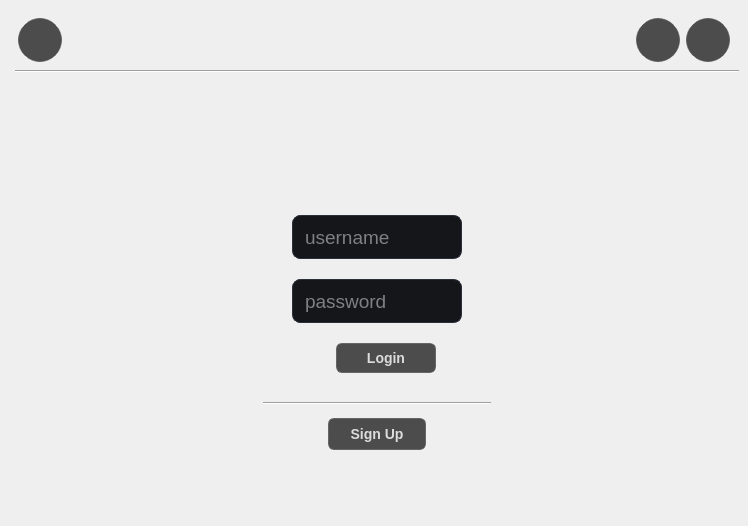
<?xml version="1.0" encoding="UTF-8"?>
<ui version="4.0">
 <class>MainWindow</class>
 <widget class="QMainWindow" name="MainWindow">
  <property name="geometry">
   <rect>
    <x>0</x>
    <y>0</y>
    <width>748</width>
    <height>526</height>
   </rect>
  </property>
  <property name="windowTitle">
   <string>MainWindow</string>
  </property>
  <property name="styleSheet">
   <string notr="true">QMainWindow {
    background: qlineargradient(
        spread:pad, x1:0, y1:0, x2:1, y2:1,
        stop:0   rgba(15, 15, 20, 255),
        stop:0.5 rgba(25, 25, 35, 255),
        stop:1   rgba(10, 10, 15, 255)
    );
	padding: 0px 0px;
	margin: 0px 0px;
}

</string>
  </property>
  <widget class="QWidget" name="centralwidget">
   <layout class="QFormLayout" name="formLayout">
    <item row="0" column="0" colspan="2">
     <widget class="InteractiveWidget" name="widget" native="true">
      <property name="minimumSize">
       <size>
        <width>0</width>
        <height>55</height>
       </size>
      </property>
      <property name="maximumSize">
       <size>
        <width>16777215</width>
        <height>55</height>
       </size>
      </property>
      <property name="styleSheet">
       <string notr="true">/* ------------------- 简约暗色圆角按钮（全局 QPushButton） ------------------- */
QPushButton {
    background-color: rgba(50, 50, 50, 220);  /* 深灰暗色底 */
    color: rgba(220, 220, 220, 255);         /* 灰白文字 */
    border: 1px solid rgba(80, 80, 80, 180); /* 暗色边框 */
    border-radius: 22px;                       /* 圆角 */
    padding: 6px 20px;                        /* 内边距 */
    font-weight: bold;
    font-size: 14px;
}

/* 鼠标悬停效果 */
QPushButton:hover {
    background-color: rgba(70, 70, 70, 230);
    border: 1px solid rgba(120, 120, 120, 200);
}

/* 鼠标按下效果 */
QPushButton:pressed {
    background-color: rgba(90, 90, 90, 240);
    border: 1px solid rgba(150, 150, 150, 220);
}

/* 禁用状态 */
QPushButton:disabled {
    background-color: rgba(40, 40, 40, 180);
    color: rgba(120, 120, 120, 150);
    border: 1px solid rgba(40, 40, 40, 120);
}
</string>
      </property>
      <layout class="QHBoxLayout" name="horizontalLayout_3">
       <item>
        <widget class="QPushButton" name="pushButton_link">
         <property name="minimumSize">
          <size>
           <width>44</width>
           <height>44</height>
          </size>
         </property>
         <property name="maximumSize">
          <size>
           <width>44</width>
           <height>44</height>
          </size>
         </property>
         <property name="text">
          <string/>
         </property>
         <property name="icon">
          <iconset resource="res/res.qrc">
           <normaloff>:/icon/link_off.svg</normaloff>:/icon/link_off.svg</iconset>
         </property>
         <property name="iconSize">
          <size>
           <width>25</width>
           <height>25</height>
          </size>
         </property>
        </widget>
       </item>
       <item>
        <spacer name="horizontalSpacer_2">
         <property name="orientation">
          <enum>Qt::Orientation::Horizontal</enum>
         </property>
         <property name="sizeHint" stdset="0">
          <size>
           <width>496</width>
           <height>19</height>
          </size>
         </property>
        </spacer>
       </item>
       <item>
        <widget class="QPushButton" name="pushButton_settings">
         <property name="minimumSize">
          <size>
           <width>44</width>
           <height>44</height>
          </size>
         </property>
         <property name="maximumSize">
          <size>
           <width>44</width>
           <height>44</height>
          </size>
         </property>
         <property name="styleSheet">
          <string notr="true"/>
         </property>
         <property name="text">
          <string/>
         </property>
         <property name="icon">
          <iconset resource="res/res.qrc">
           <normaloff>:/icon/settings.svg</normaloff>:/icon/settings.svg</iconset>
         </property>
         <property name="iconSize">
          <size>
           <width>25</width>
           <height>25</height>
          </size>
         </property>
        </widget>
       </item>
       <item>
        <widget class="QPushButton" name="pushButton_help">
         <property name="minimumSize">
          <size>
           <width>44</width>
           <height>44</height>
          </size>
         </property>
         <property name="maximumSize">
          <size>
           <width>44</width>
           <height>44</height>
          </size>
         </property>
         <property name="text">
          <string/>
         </property>
         <property name="icon">
          <iconset resource="res/res.qrc">
           <normaloff>:/icon/help.svg</normaloff>:/icon/help.svg</iconset>
         </property>
         <property name="iconSize">
          <size>
           <width>25</width>
           <height>25</height>
          </size>
         </property>
        </widget>
       </item>
      </layout>
     </widget>
    </item>
    <item row="3" column="1">
     <spacer name="verticalSpacer">
      <property name="orientation">
       <enum>Qt::Orientation::Vertical</enum>
      </property>
      <property name="sizeHint" stdset="0">
       <size>
        <width>20</width>
        <height>40</height>
       </size>
      </property>
     </spacer>
    </item>
    <item row="4" column="1">
     <widget class="QWidget" name="widget_3" native="true">
      <property name="minimumSize">
       <size>
        <width>0</width>
        <height>400</height>
       </size>
      </property>
      <property name="styleSheet">
       <string notr="true">/* ------------------- 简约暗色圆角按钮（全局 QPushButton） ------------------- */
QPushButton {
    background-color: rgba(50, 50, 50, 220);  /* 深灰暗色底 */
    color: rgba(220, 220, 220, 255);         /* 灰白文字 */
    border: 1px solid rgba(80, 80, 80, 180); /* 暗色边框 */
    border-radius: 6px;                       /* 圆角 */
    padding: 6px 20px;                        /* 内边距 */
    font-weight: bold;
    font-size: 14px;
}

/* 鼠标悬停效果 */
QPushButton:hover {
    background-color: rgba(70, 70, 70, 230);
    border: 1px solid rgba(120, 120, 120, 200);
}

/* 鼠标按下效果 */
QPushButton:pressed {
    background-color: rgba(90, 90, 90, 240);
    border: 1px solid rgba(150, 150, 150, 220);
}

/* 禁用状态 */
QPushButton:disabled {
    background-color: rgba(40, 40, 40, 180);
    color: rgba(120, 120, 120, 150);
    border: 1px solid rgba(40, 40, 40, 120);
}
</string>
      </property>
      <layout class="QHBoxLayout" name="horizontalLayout">
       <item>
        <spacer name="horizontalSpacer">
         <property name="orientation">
          <enum>Qt::Orientation::Horizontal</enum>
         </property>
         <property name="sizeHint" stdset="0">
          <size>
           <width>40</width>
           <height>20</height>
          </size>
         </property>
        </spacer>
       </item>
       <item>
        <widget class="InteractiveWidget" name="widget_2" native="true">
         <property name="minimumSize">
          <size>
           <width>240</width>
           <height>350</height>
          </size>
         </property>
         <property name="maximumSize">
          <size>
           <width>240</width>
           <height>350</height>
          </size>
         </property>
         <property name="styleSheet">
          <string notr="true">/* 基础外观 */
QLineEdit {
    background: #14161A;
    color: #E6E9EF;
    border: 1px solid #2A2F3A;
    border-radius: 8px;
    padding: 6px 10px;           /* 左右内边距 */
    min-height: 30px;
    selection-background-color: #2F6FED;  /* 选中文本底色 */
    selection-color: #FFFFFF;
}

/* 占位符颜色（Qt 5.12+ 支持 ::placeholder）*/
QLineEdit::placeholder {
    color: #6B7380;
}

/* 悬停微亮 */
QLineEdit:hover {
    border-color: #3A4250;
}

/* 聚焦高亮（不刺眼）*/
QLineEdit:focus {
    border-color: #4C8DFF;
}

/* 禁用 */
QLineEdit:disabled {
    background: #0F1114;
    color: #6B7380;
    border-color: #1F242C;
}

/* 内置清除按钮（Qt 5.2+）*/
QLineEdit::clear-button {
    subcontrol-origin: content;
    subcontrol-position: center right;
    padding-right: 6px;  /* 与右边距的间隔 */
}
</string>
         </property>
         <widget class="QLabel" name="label">
          <property name="geometry">
           <rect>
            <x>96</x>
            <y>22</y>
            <width>48</width>
            <height>48</height>
           </rect>
          </property>
          <property name="maximumSize">
           <size>
            <width>50</width>
            <height>50</height>
           </size>
          </property>
          <property name="text">
           <string/>
          </property>
          <property name="pixmap">
           <pixmap resource="res/res.qrc">:/icon/account.svg</pixmap>
          </property>
         </widget>
         <widget class="QLineEdit" name="lineEdit_username">
          <property name="geometry">
           <rect>
            <x>35</x>
            <y>92</y>
            <width>170</width>
            <height>44</height>
           </rect>
          </property>
          <property name="minimumSize">
           <size>
            <width>170</width>
            <height>44</height>
           </size>
          </property>
          <property name="maximumSize">
           <size>
            <width>170</width>
            <height>16777215</height>
           </size>
          </property>
          <property name="font">
           <font>
            <pointsize>14</pointsize>
           </font>
          </property>
          <property name="text">
           <string/>
          </property>
          <property name="maxLength">
           <number>15</number>
          </property>
          <property name="placeholderText">
           <string>username</string>
          </property>
         </widget>
         <widget class="QLineEdit" name="lineEdit_password">
          <property name="geometry">
           <rect>
            <x>35</x>
            <y>156</y>
            <width>170</width>
            <height>44</height>
           </rect>
          </property>
          <property name="minimumSize">
           <size>
            <width>170</width>
            <height>44</height>
           </size>
          </property>
          <property name="maximumSize">
           <size>
            <width>170</width>
            <height>16777215</height>
           </size>
          </property>
          <property name="font">
           <font>
            <pointsize>14</pointsize>
           </font>
          </property>
          <property name="inputMask">
           <string/>
          </property>
          <property name="text">
           <string/>
          </property>
          <property name="maxLength">
           <number>15</number>
          </property>
          <property name="echoMode">
           <enum>QLineEdit::EchoMode::Password</enum>
          </property>
          <property name="placeholderText">
           <string>password</string>
          </property>
         </widget>
         <widget class="QPushButton" name="pushButton_login">
          <property name="geometry">
           <rect>
            <x>79</x>
            <y>220</y>
            <width>100</width>
            <height>30</height>
           </rect>
          </property>
          <property name="minimumSize">
           <size>
            <width>0</width>
            <height>0</height>
           </size>
          </property>
          <property name="maximumSize">
           <size>
            <width>100</width>
            <height>16777215</height>
           </size>
          </property>
          <property name="styleSheet">
           <string notr="true"/>
          </property>
          <property name="text">
           <string>Login</string>
          </property>
         </widget>
         <widget class="QPushButton" name="pushButton_sign_up">
          <property name="geometry">
           <rect>
            <x>71</x>
            <y>295</y>
            <width>98</width>
            <height>32</height>
           </rect>
          </property>
          <property name="maximumSize">
           <size>
            <width>100</width>
            <height>16777215</height>
           </size>
          </property>
          <property name="styleSheet">
           <string notr="true"/>
          </property>
          <property name="text">
           <string>Sign Up</string>
          </property>
         </widget>
         <widget class="Line" name="line_2">
          <property name="geometry">
           <rect>
            <x>6</x>
            <y>272</y>
            <width>228</width>
            <height>16</height>
           </rect>
          </property>
          <property name="orientation">
           <enum>Qt::Orientation::Horizontal</enum>
          </property>
         </widget>
        </widget>
       </item>
       <item>
        <spacer name="horizontalSpacer_3">
         <property name="orientation">
          <enum>Qt::Orientation::Horizontal</enum>
         </property>
         <property name="sizeHint" stdset="0">
          <size>
           <width>40</width>
           <height>20</height>
          </size>
         </property>
        </spacer>
       </item>
      </layout>
     </widget>
    </item>
    <item row="5" column="1">
     <spacer name="verticalSpacer_2">
      <property name="orientation">
       <enum>Qt::Orientation::Vertical</enum>
      </property>
      <property name="sizeHint" stdset="0">
       <size>
        <width>20</width>
        <height>40</height>
       </size>
      </property>
     </spacer>
    </item>
    <item row="2" column="1">
     <widget class="Line" name="line">
      <property name="orientation">
       <enum>Qt::Orientation::Horizontal</enum>
      </property>
     </widget>
    </item>
   </layout>
  </widget>
 </widget>
 <customwidgets>
  <customwidget>
   <class>InteractiveWidget</class>
   <extends>QWidget</extends>
   <header location="global">interactiveWidget.h</header>
   <container>1</container>
  </customwidget>
 </customwidgets>
 <resources>
  <include location="res/res.qrc"/>
 </resources>
 <connections/>
</ui>
